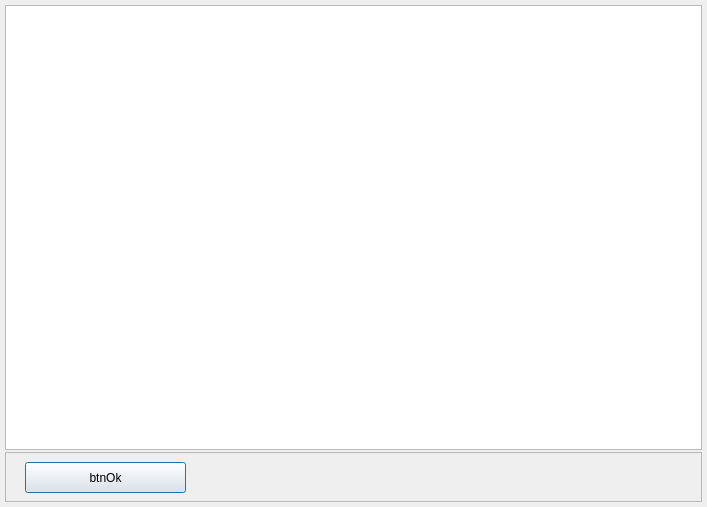
<?xml version="1.0" encoding="UTF-8"?>
<ui version="4.0">
 <class>PersonListClass</class>
 <widget class="QDialog" name="PersonListClass">
  <property name="geometry">
   <rect>
    <x>0</x>
    <y>0</y>
    <width>707</width>
    <height>507</height>
   </rect>
  </property>
  <property name="windowTitle">
   <string>PersonListClass</string>
  </property>
  <property name="autoFillBackground">
   <bool>true</bool>
  </property>
  <layout class="QVBoxLayout" name="verticalLayout" stretch="1,0">
   <property name="spacing">
    <number>2</number>
   </property>
   <property name="leftMargin">
    <number>5</number>
   </property>
   <property name="topMargin">
    <number>5</number>
   </property>
   <property name="rightMargin">
    <number>5</number>
   </property>
   <property name="bottomMargin">
    <number>5</number>
   </property>
   <item>
    <widget class="QTableWidget" name="lvPersons">
     <property name="sizePolicy">
      <sizepolicy hsizetype="Expanding" vsizetype="Expanding">
       <horstretch>0</horstretch>
       <verstretch>0</verstretch>
      </sizepolicy>
     </property>
    </widget>
   </item>
   <item>
    <widget class="QFrame" name="frame">
     <property name="sizePolicy">
      <sizepolicy hsizetype="Expanding" vsizetype="Minimum">
       <horstretch>0</horstretch>
       <verstretch>0</verstretch>
      </sizepolicy>
     </property>
     <property name="minimumSize">
      <size>
       <width>0</width>
       <height>50</height>
      </size>
     </property>
     <property name="frameShape">
      <enum>QFrame::StyledPanel</enum>
     </property>
     <property name="frameShadow">
      <enum>QFrame::Raised</enum>
     </property>
     <widget class="QPushButton" name="btnOk">
      <property name="geometry">
       <rect>
        <x>20</x>
        <y>10</y>
        <width>161</width>
        <height>31</height>
       </rect>
      </property>
      <property name="sizePolicy">
       <sizepolicy hsizetype="Maximum" vsizetype="Minimum">
        <horstretch>0</horstretch>
        <verstretch>0</verstretch>
       </sizepolicy>
      </property>
      <property name="text">
       <string>btnOk</string>
      </property>
      <property name="default">
       <bool>true</bool>
      </property>
     </widget>
    </widget>
   </item>
  </layout>
 </widget>
 <layoutdefault spacing="6" margin="11"/>
 <resources/>
 <connections/>
</ui>
